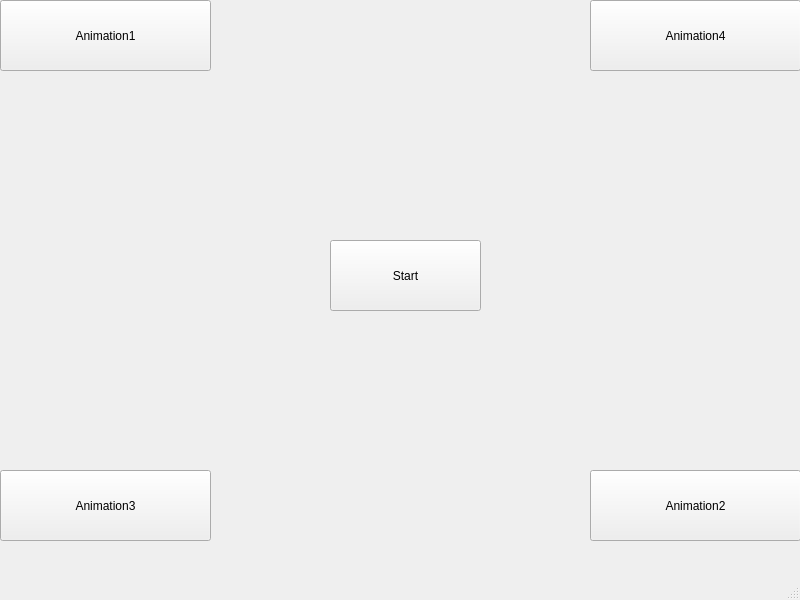
<?xml version="1.0" encoding="UTF-8"?>
<ui version="4.0">
 <class>MainWindow</class>
 <widget class="QMainWindow" name="MainWindow">
  <property name="geometry">
   <rect>
    <x>0</x>
    <y>0</y>
    <width>800</width>
    <height>600</height>
   </rect>
  </property>
  <property name="windowTitle">
   <string>MainWindow</string>
  </property>
  <widget class="QWidget" name="centralwidget">
   <widget class="QPushButton" name="pushButton">
    <property name="geometry">
     <rect>
      <x>0</x>
      <y>0</y>
      <width>211</width>
      <height>71</height>
     </rect>
    </property>
    <property name="text">
     <string>Animation1</string>
    </property>
   </widget>
   <widget class="QPushButton" name="pushButton_2">
    <property name="geometry">
     <rect>
      <x>590</x>
      <y>470</y>
      <width>211</width>
      <height>71</height>
     </rect>
    </property>
    <property name="text">
     <string>Animation2</string>
    </property>
   </widget>
   <widget class="QPushButton" name="pushButton_3">
    <property name="geometry">
     <rect>
      <x>0</x>
      <y>470</y>
      <width>211</width>
      <height>71</height>
     </rect>
    </property>
    <property name="text">
     <string>Animation3</string>
    </property>
   </widget>
   <widget class="QPushButton" name="pushButton_4">
    <property name="geometry">
     <rect>
      <x>590</x>
      <y>0</y>
      <width>211</width>
      <height>71</height>
     </rect>
    </property>
    <property name="text">
     <string>Animation4</string>
    </property>
   </widget>
   <widget class="QPushButton" name="pushButton_Start_Animation">
    <property name="geometry">
     <rect>
      <x>330</x>
      <y>240</y>
      <width>151</width>
      <height>71</height>
     </rect>
    </property>
    <property name="text">
     <string>Start</string>
    </property>
   </widget>
  </widget>
  <widget class="QMenuBar" name="menubar">
   <property name="geometry">
    <rect>
     <x>0</x>
     <y>0</y>
     <width>800</width>
     <height>26</height>
    </rect>
   </property>
  </widget>
  <widget class="QStatusBar" name="statusbar"/>
 </widget>
 <resources/>
 <connections/>
</ui>
